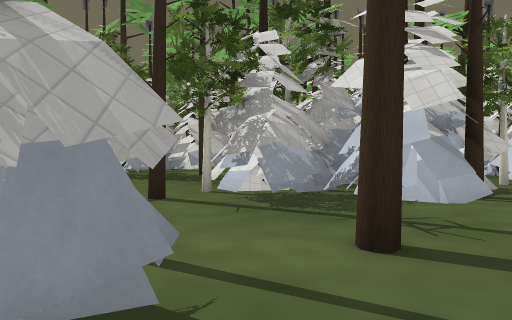
View 1 (above)

16 first-person views from a walk through a level from a Godot 3-D game. The camera is 1.4 m above the floor, tilts 2° down and sees 70° across. The floor is counted in squares, 2 m on a side. Each view is taken from the middle of a square. On the plan, view 1 faces up. The plan holds only what a view shows up to about 11 squares ahead; the rest is blank. The place goes on beyond the plan. Some surface patterns are stand-ins.

View 2
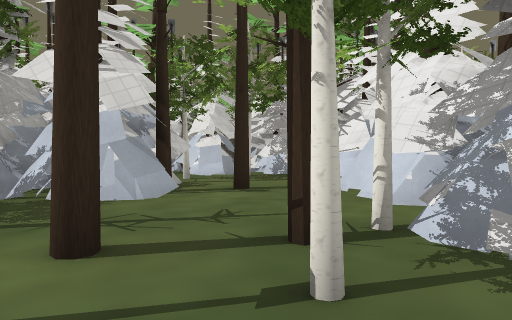

View 3
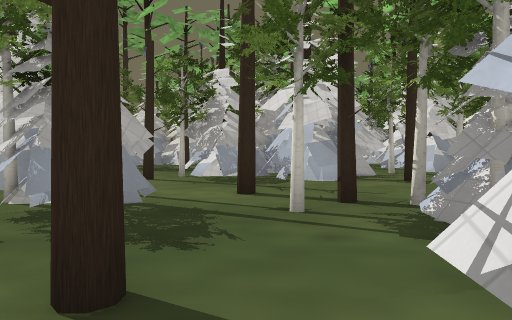

View 4
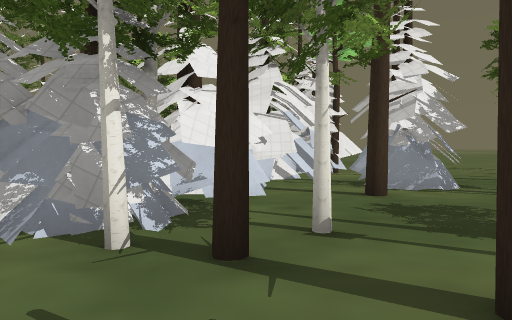

View 5
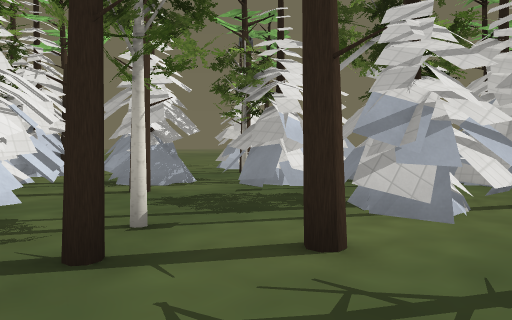

View 6
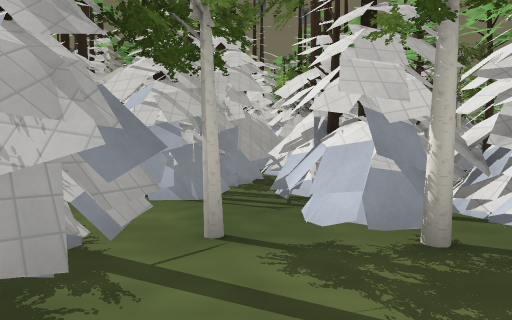

View 7
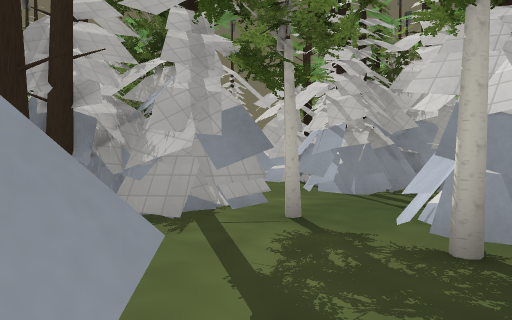

View 8
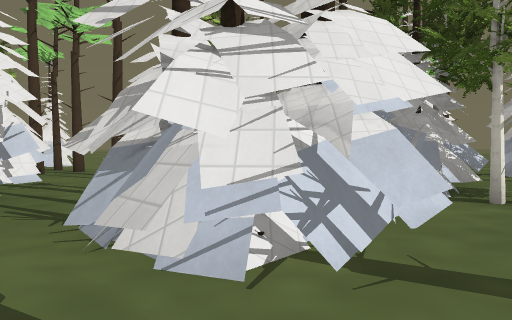

View 9
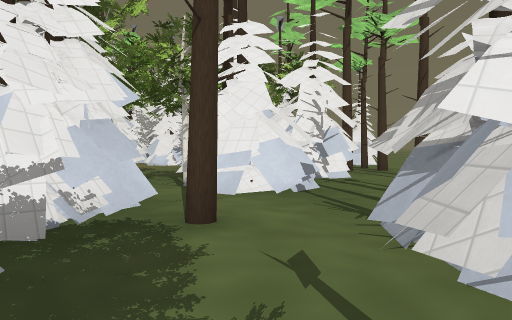

View 10
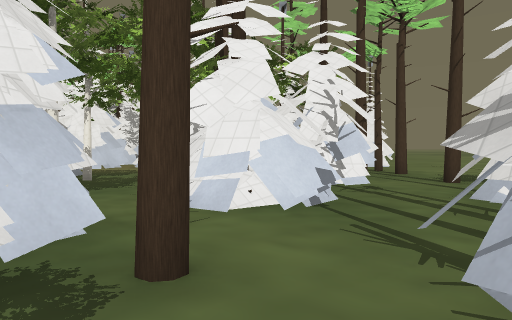

View 11
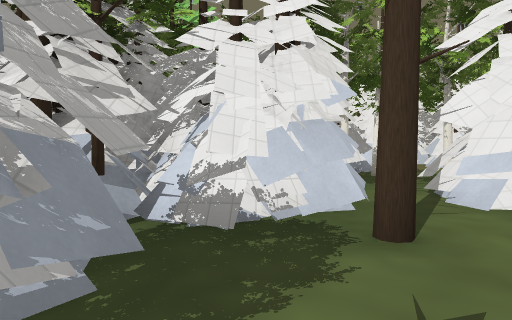

View 12
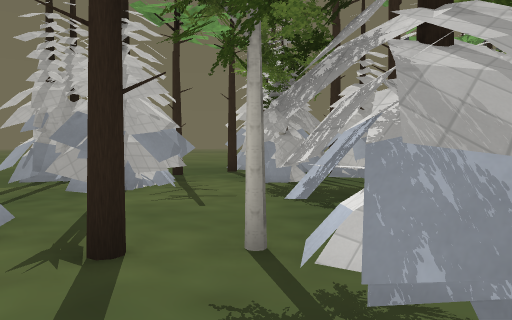

View 13
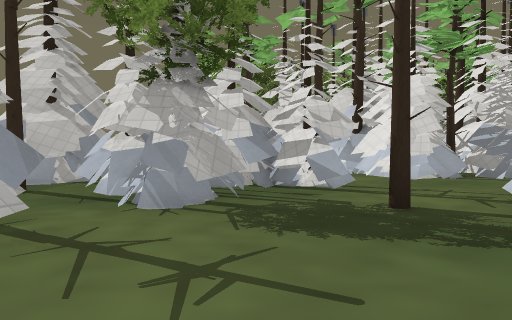

View 14
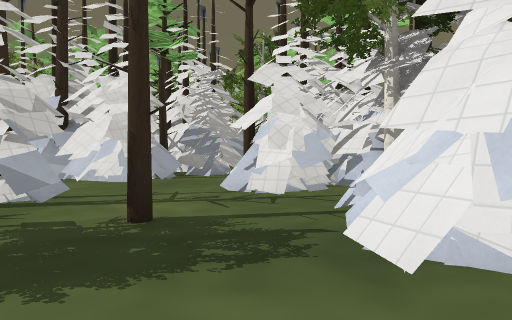

View 15
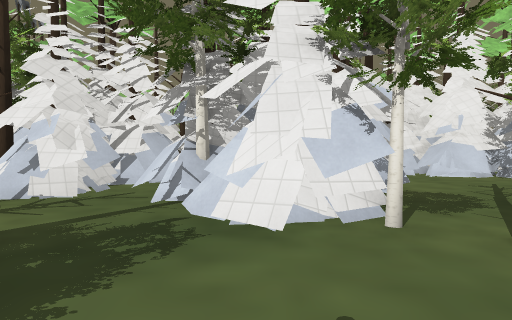

View 16
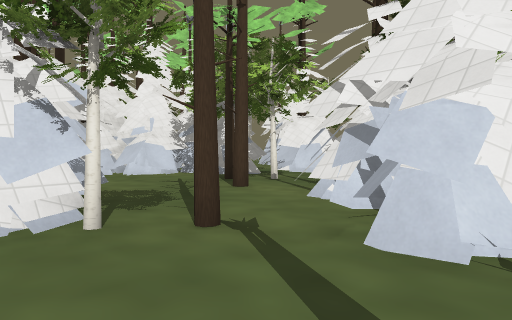

### Floor plan
Key: @ floor where view 1 was taken; # wall or solid block; x gap in a wall; . floor; ^ raised ledge; T pine tree; R tree; H thing the floor can be seen under or through.
Columns run from 8 left of view 1 to 12 right of it. Each row starts with its distance up from view 1.
 16        T
 15        #####
 14        .# T#
 13  ##    .##.#
 12  ######....#
 11 .T#####...T##
 10 ....#....######
  9  T.....T.####.R
  8   ##.....###..##
  7  ###...######x##
  6 ####...######..####
  5  ......T.##TT....##
  4     ##........#..T##
  3    #####.T...###...#
  2    #####..T.####..##
  1     # ##.#.### T..##
  0     ###.@..#    #..#
 -1       H.T..#    #..#
 -2       HH..##     ..#
 -3     T.^H#.#      T..
 -4     ... ###      ..TT
 -5     .. ..#       ...T
 -6     .. .T#        ..

Where each view was taken, in squares from view 1:
view 1: 0 up, 0 right, facing up
view 2: 0 up, 0 right, facing up-right
view 3: 3 down, 1 right, facing up
view 4: 4 up, 2 right, facing down
view 5: 4 up, 3 right, facing down-left
view 6: 4 up, 5 right, facing up
view 7: 4 up, 7 right, facing up-left
view 8: 6 up, 6 right, facing down
view 9: 6 up, 6 right, facing down-right
view 10: 5 up, 7 right, facing down-right
view 11: 5 up, 6 right, facing right
view 12: 4 up, 1 right, facing up-left
view 13: 5 up, 3 left, facing up
view 14: 6 up, 3 left, facing up-right
view 15: 7 up, 4 left, facing right
view 16: 7 up, 4 left, facing down-right
